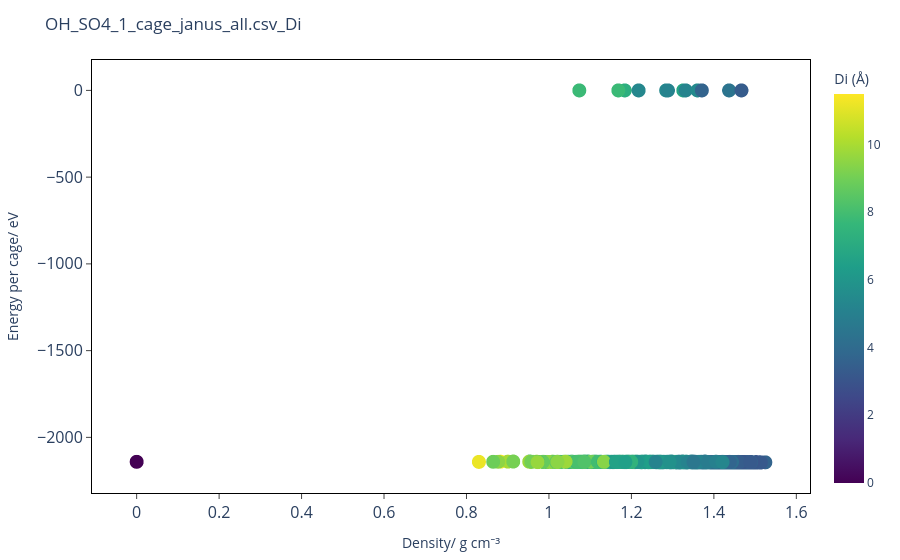
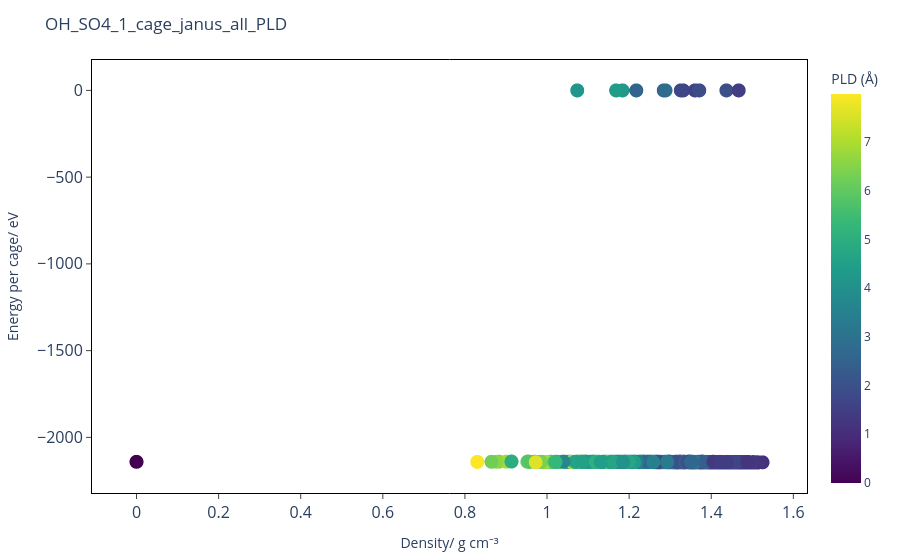
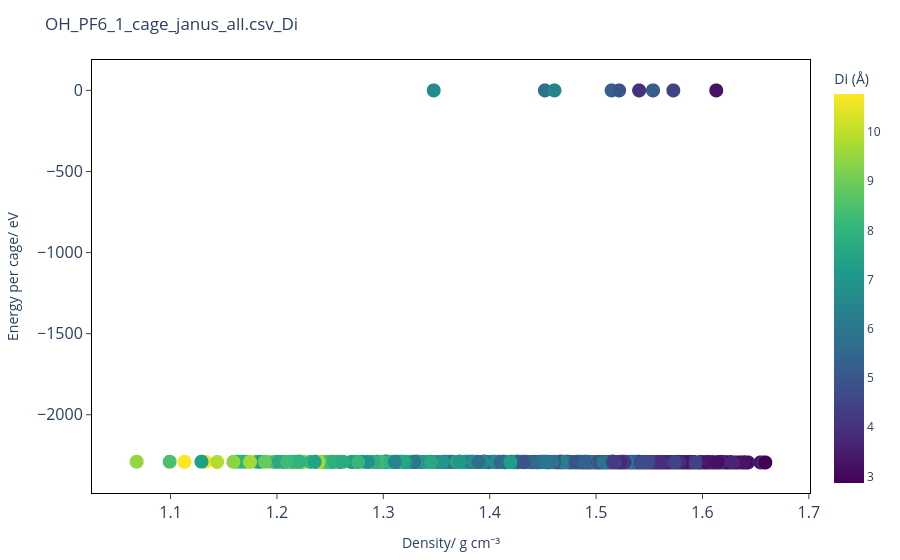
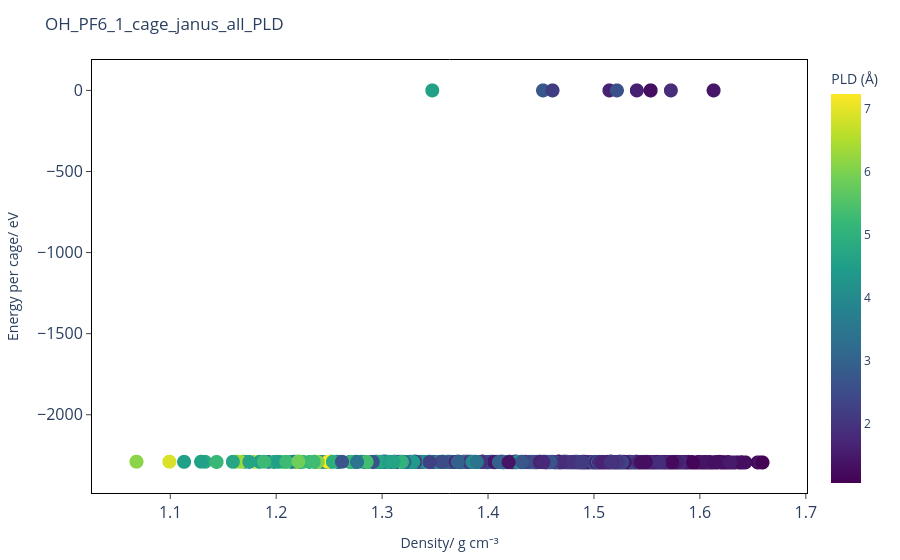

Here is the notebook cell these charts were saved with, in order:
### Code cell
def plot_1_cage_per_cell_Di(csv_path):
    df = pd.read_csv(csv_path)

    fig = px.scatter(
        df,
        x="density",
        y="energy",
        color="Di",
        color_continuous_scale="viridis",
        hover_data=["idx", "PLD"],
        title=f'{csv_path}_Di',
        labels={
            "density": "Density/ g cm\u207b\u00b3",
            "energy": "Energy per cage/ eV",
            "Di": "Di (Å)"
        }
    )

    fig.update_traces(marker=dict(size=14))

    fig.update_layout(
        plot_bgcolor='white',
        paper_bgcolor='white',

        # Axes in a full frame
        xaxis=dict(
            showline=True,
            linecolor='black',
            showgrid=False,
            ticks='outside',
            tickfont=dict(size=16),
            mirror=True  # top axis line
        ),
        yaxis=dict(
            showline=True,
            linecolor='black',
            showgrid=False,
            ticks='outside',
            tickfont=dict(size=16),
            mirror=True  # right axis line
        ),

        margin=dict(l=60, r=60, t=60, b=60),
        legend=dict(font=dict(size=14)),

        coloraxis_colorbar=dict(title="Di (Å)")
    )

    fig.show()
    fig.write_html(f"{csv_path.strip('.csv')}_Di.html")


def plot_1_cage_per_cell_PLD(csv_path):
    df = pd.read_csv(csv_path)

    fig = px.scatter(
        df,
        x="density",
        y="energy",
        color="PLD",
        color_continuous_scale="viridis",
        hover_data=["idx", "Di"],
        title=f'{csv_path.strip(".csv")}_PLD',
        labels={
            "density": "Density/ g cm\u207b\u00b3",
            "energy": "Energy per cage/ eV",
            "PLD": "PLD (Å)"
        }
    )

    fig.update_traces(marker=dict(size=14))

    fig.update_layout(
        plot_bgcolor='white',
        paper_bgcolor='white',

        xaxis=dict(
            showline=True,
            linecolor='black',
            showgrid=False,
            ticks='outside',
            tickfont=dict(size=16),
            mirror=True
        ),
        yaxis=dict(
            showline=True,
            linecolor='black',
            showgrid=False,
            ticks='outside',
            tickfont=dict(size=16),
            mirror=True
        ),

        legend=dict(font=dict(size=14)),
        margin=dict(l=60, r=60, t=60, b=60),
        coloraxis_colorbar=dict(title="PLD (Å)")
    )

    fig.show()
    fig.write_html(f"{csv_path.strip('.csv')}_PLD.html")


# Run your plots
for csv in [
    "OH_SO4_1_cage_janus_all.csv",
    "OH_PF6_1_cage_janus_all.csv",
    "SO3_gua_1_cage_janus_all.csv",
    "SO3_NMe4_1_cage_janus_all.csv"
]:
    plot_1_cage_per_cell_Di(csv)
    plot_1_cage_per_cell_PLD(csv)

### Figure 1 — Plotly figure (JSON) as saved in the notebook; plotly's stock layout.template omitted (floating-point values rounded to 4 significant figures; data arrays with more than 128 entries replaced by an {"elided": "..."} marker saying what was removed)
{"data": [{"customdata": {"elided": "1943x2 float values"}, "hovertemplate": "Density/ g cm⁻³=%{x}<br>Energy per cage/ eV=%{y}<br>idx=%{customdata[0]}<br>PLD=%{customdata[1]}<br>Di (Å)=%{marker.color}<extra></extra>", "legendgroup": "", "marker": {"color": {"elided": "1943 float values"}, "coloraxis": "coloraxis", "size": 14, "symbol": "circle"}, "mode": "markers", "name": "", "showlegend": false, "type": "scattergl", "x": {"elided": "1943 float values"}, "xaxis": "x", "y": {"elided": "1943 float values"}, "yaxis": "y"}], "layout": {"coloraxis": {"colorbar": {"title": {"text": "Di (Å)"}}, "colorscale": [[0, "#440154"], [0.1111, "#482878"], [0.2222, "#3e4989"], [0.3333, "#31688e"], [0.4444, "#26828e"], [0.5556, "#1f9e89"], [0.6667, "#35b779"], [0.7778, "#6ece58"], [0.8889, "#b5de2b"], [1, "#fde725"]]}, "legend": {"font": {"size": 14}, "tracegroupgap": 0}, "margin": {"b": 60, "l": 60, "r": 60, "t": 60}, "paper_bgcolor": "white", "plot_bgcolor": "white", "title": {"text": "OH_SO4_1_cage_janus_all.csv_Di"}, "xaxis": {"anchor": "y", "domain": [0, 1], "linecolor": "black", "mirror": true, "showgrid": false, "showline": true, "tickfont": {"size": 16}, "ticks": "outside", "title": {"text": "Density/ g cm⁻³"}}, "yaxis": {"anchor": "x", "domain": [0, 1], "linecolor": "black", "mirror": true, "showgrid": false, "showline": true, "tickfont": {"size": 16}, "ticks": "outside", "title": {"text": "Energy per cage/ eV"}}}}

### Figure 2 — Plotly figure (JSON) as saved in the notebook; plotly's stock layout.template omitted (floating-point values rounded to 4 significant figures; data arrays with more than 128 entries replaced by an {"elided": "..."} marker saying what was removed)
{"data": [{"customdata": {"elided": "1943x2 float values"}, "hovertemplate": "Density/ g cm⁻³=%{x}<br>Energy per cage/ eV=%{y}<br>idx=%{customdata[0]}<br>Di=%{customdata[1]}<br>PLD (Å)=%{marker.color}<extra></extra>", "legendgroup": "", "marker": {"color": {"elided": "1943 float values"}, "coloraxis": "coloraxis", "size": 14, "symbol": "circle"}, "mode": "markers", "name": "", "showlegend": false, "type": "scattergl", "x": {"elided": "1943 float values"}, "xaxis": "x", "y": {"elided": "1943 float values"}, "yaxis": "y"}], "layout": {"coloraxis": {"colorbar": {"title": {"text": "PLD (Å)"}}, "colorscale": [[0, "#440154"], [0.1111, "#482878"], [0.2222, "#3e4989"], [0.3333, "#31688e"], [0.4444, "#26828e"], [0.5556, "#1f9e89"], [0.6667, "#35b779"], [0.7778, "#6ece58"], [0.8889, "#b5de2b"], [1, "#fde725"]]}, "legend": {"font": {"size": 14}, "tracegroupgap": 0}, "margin": {"b": 60, "l": 60, "r": 60, "t": 60}, "paper_bgcolor": "white", "plot_bgcolor": "white", "title": {"text": "OH_SO4_1_cage_janus_all_PLD"}, "xaxis": {"anchor": "y", "domain": [0, 1], "linecolor": "black", "mirror": true, "showgrid": false, "showline": true, "tickfont": {"size": 16}, "ticks": "outside", "title": {"text": "Density/ g cm⁻³"}}, "yaxis": {"anchor": "x", "domain": [0, 1], "linecolor": "black", "mirror": true, "showgrid": false, "showline": true, "tickfont": {"size": 16}, "ticks": "outside", "title": {"text": "Energy per cage/ eV"}}}}

### Figure 3 — Plotly figure (JSON) as saved in the notebook; plotly's stock layout.template omitted (floating-point values rounded to 4 significant figures; data arrays with more than 128 entries replaced by an {"elided": "..."} marker saying what was removed)
{"data": [{"customdata": {"elided": "2000x2 float values"}, "hovertemplate": "Density/ g cm⁻³=%{x}<br>Energy per cage/ eV=%{y}<br>idx=%{customdata[0]}<br>PLD=%{customdata[1]}<br>Di (Å)=%{marker.color}<extra></extra>", "legendgroup": "", "marker": {"color": {"elided": "2000 float values"}, "coloraxis": "coloraxis", "size": 14, "symbol": "circle"}, "mode": "markers", "name": "", "showlegend": false, "type": "scattergl", "x": {"elided": "2000 float values"}, "xaxis": "x", "y": {"elided": "2000 float values"}, "yaxis": "y"}], "layout": {"coloraxis": {"colorbar": {"title": {"text": "Di (Å)"}}, "colorscale": [[0, "#440154"], [0.1111, "#482878"], [0.2222, "#3e4989"], [0.3333, "#31688e"], [0.4444, "#26828e"], [0.5556, "#1f9e89"], [0.6667, "#35b779"], [0.7778, "#6ece58"], [0.8889, "#b5de2b"], [1, "#fde725"]]}, "legend": {"font": {"size": 14}, "tracegroupgap": 0}, "margin": {"b": 60, "l": 60, "r": 60, "t": 60}, "paper_bgcolor": "white", "plot_bgcolor": "white", "title": {"text": "OH_PF6_1_cage_janus_all.csv_Di"}, "xaxis": {"anchor": "y", "domain": [0, 1], "linecolor": "black", "mirror": true, "showgrid": false, "showline": true, "tickfont": {"size": 16}, "ticks": "outside", "title": {"text": "Density/ g cm⁻³"}}, "yaxis": {"anchor": "x", "domain": [0, 1], "linecolor": "black", "mirror": true, "showgrid": false, "showline": true, "tickfont": {"size": 16}, "ticks": "outside", "title": {"text": "Energy per cage/ eV"}}}}

### Figure 4 — Plotly figure (JSON) as saved in the notebook; plotly's stock layout.template omitted (floating-point values rounded to 4 significant figures; data arrays with more than 128 entries replaced by an {"elided": "..."} marker saying what was removed)
{"data": [{"customdata": {"elided": "2000x2 float values"}, "hovertemplate": "Density/ g cm⁻³=%{x}<br>Energy per cage/ eV=%{y}<br>idx=%{customdata[0]}<br>Di=%{customdata[1]}<br>PLD (Å)=%{marker.color}<extra></extra>", "legendgroup": "", "marker": {"color": {"elided": "2000 float values"}, "coloraxis": "coloraxis", "size": 14, "symbol": "circle"}, "mode": "markers", "name": "", "showlegend": false, "type": "scattergl", "x": {"elided": "2000 float values"}, "xaxis": "x", "y": {"elided": "2000 float values"}, "yaxis": "y"}], "layout": {"coloraxis": {"colorbar": {"title": {"text": "PLD (Å)"}}, "colorscale": [[0, "#440154"], [0.1111, "#482878"], [0.2222, "#3e4989"], [0.3333, "#31688e"], [0.4444, "#26828e"], [0.5556, "#1f9e89"], [0.6667, "#35b779"], [0.7778, "#6ece58"], [0.8889, "#b5de2b"], [1, "#fde725"]]}, "legend": {"font": {"size": 14}, "tracegroupgap": 0}, "margin": {"b": 60, "l": 60, "r": 60, "t": 60}, "paper_bgcolor": "white", "plot_bgcolor": "white", "title": {"text": "OH_PF6_1_cage_janus_all_PLD"}, "xaxis": {"anchor": "y", "domain": [0, 1], "linecolor": "black", "mirror": true, "showgrid": false, "showline": true, "tickfont": {"size": 16}, "ticks": "outside", "title": {"text": "Density/ g cm⁻³"}}, "yaxis": {"anchor": "x", "domain": [0, 1], "linecolor": "black", "mirror": true, "showgrid": false, "showline": true, "tickfont": {"size": 16}, "ticks": "outside", "title": {"text": "Energy per cage/ eV"}}}}
